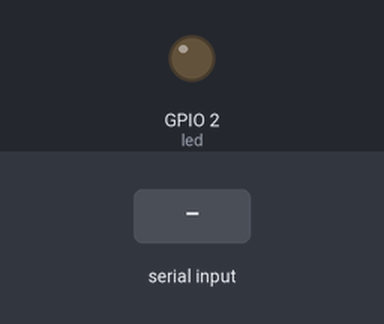
Simulated run of this sketch. Board: ESP32. On the bench: output pins drawn as LEDs (lit = HIGH). The inputs (shaded band) are chosen by the test bench.

Above: at 1.2 s.
1.3 s: "1" received over Serial
At 2.5 s:
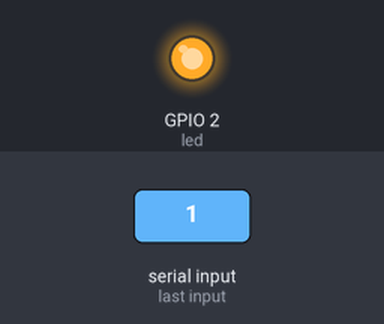
2.8 s: "0" received over Serial
At 3.8 s:
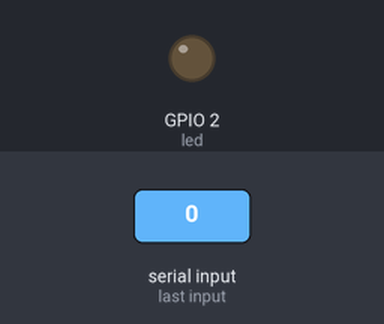
Timing chart, 0 to 5.8 s (numbered marks = the images above; inputs shaded):
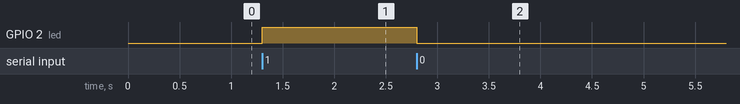

The sketch:

sketch_sep24a.ino
```cpp
#define led 2
void setup() {
  // put your setup code here, to run once:
  Serial.begin(9600);
  pinMode(led, OUTPUT);
}

void loop() {
  // put your main code here, to run repeatedly:
  if (Serial.available()>0)
  {
    char option = Serial.read();
    if (option == '1')
    {
      digitalWrite(led, HIGH);

    }
    else{
      digitalWrite(led, LOW);

    }
  }
}
```

Measured:
- after the input at 1.3 s, GPIO 2 (led): LOW → HIGH at once
- after the input at 2.8 s, GPIO 2 (led): HIGH → LOW at once
